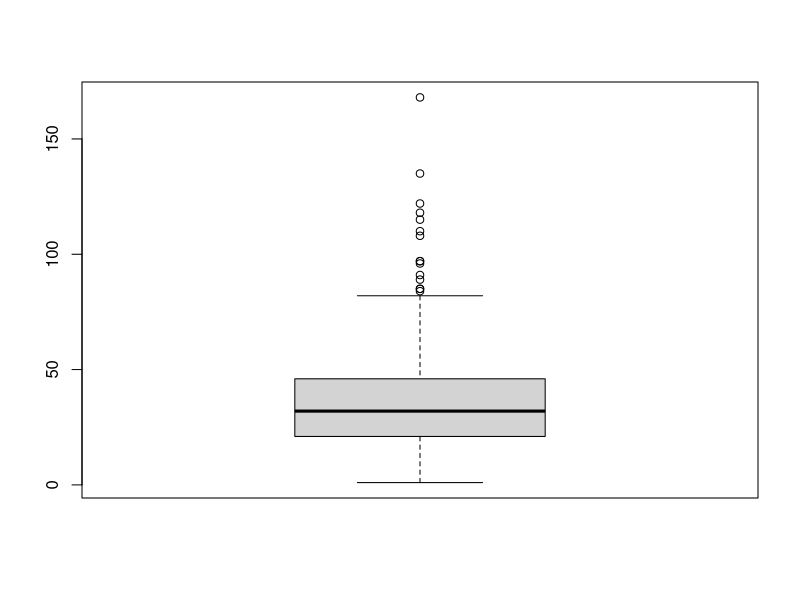

This figure's R source:
## ---- chunk 1
knitr::opts_chunk$set(comment = '>')
## ---- chunk 2
### 1.1 load the data from the airquality.csv file and inspect it

df <- read.csv("air_dataset.csv", na.strings = c("NA", ""))
## ---- chunk 3
### 2.1 identify features with missing values
###   by looking at the data frame summary

summary(df)


### 2.2 calculate and inspect a table of the percentage of NA per feature

df_NA_count <- apply(is.na(df), 2, sum)
df_NA_count

df_NA_perc <-df_NA_count / dim(df)[1] * 100
df_NA_perc

### 2.3 impute missing Ozone values by replacement with the median value

median_ozone <- median(df$Ozone, na.rm = T)
df[is.na(df$Ozone), 'Ozone'] = median_ozone


### 2.4 remove instances with missing Solar.R values

df_NA_Solar <- which(is.na(df$Solar.R))
df_clean <- df[-c(df_NA_Solar), ]
## ---- chunk 4
### 3.1 remove duplicate instances from the data set obtained from 2.4

df_clean <- unique(df_clean)

## ---- chunk 5
### 4.1 remove instances with outlier values for Ozone

ozone_boxplot <- boxplot(df_clean$Ozone)
ozone_boxplot

ozone_boxplot$out

df_clean <- df_clean[-c(ozone_boxplot$out), ]

## ---- chunk 6
### 5.1 split the cleaned data frame in training/test set (70% / 30%)

n_rows <- nrow(df_clean)
training_idx <- sample(n_rows, n_rows * 0.7)
training_df_clean <- df_clean[training_idx,]
test_df_clean <- df_clean[-training_idx,]


